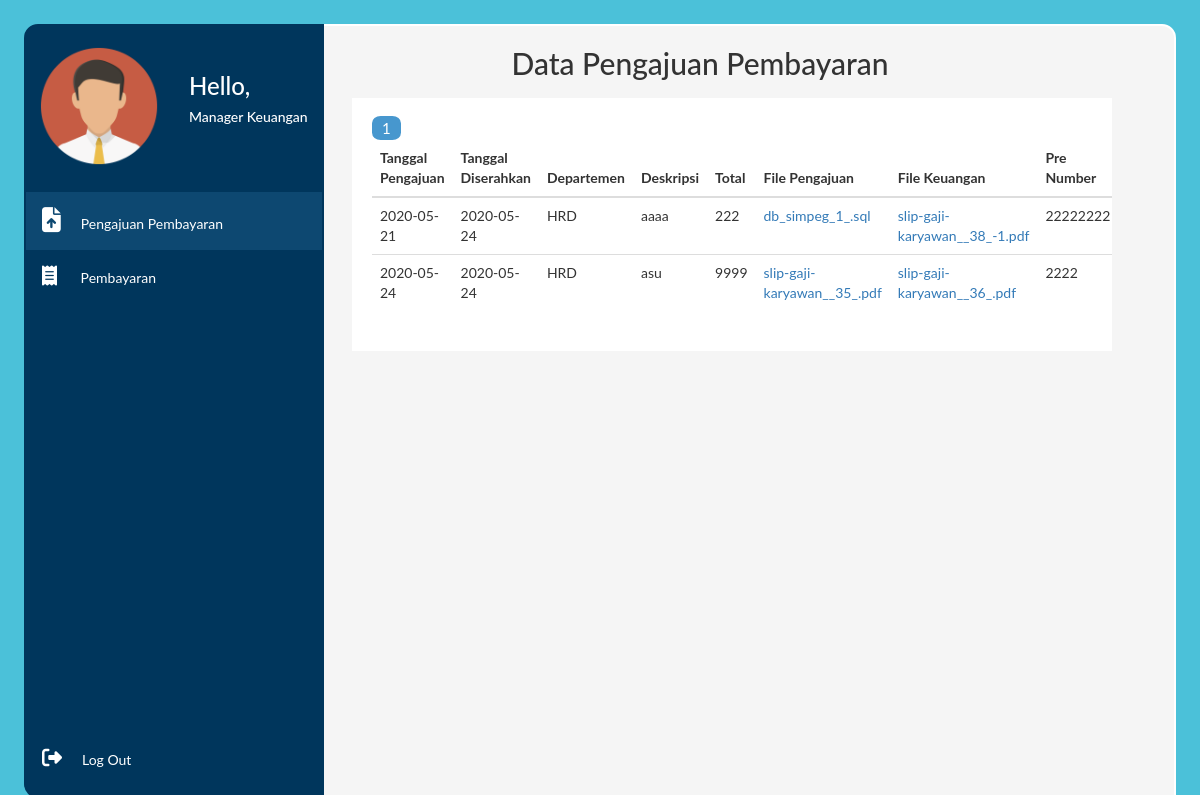
Page /src/manager_akuntansi/pengajuan.php (signed in) on the committed database.
### tables this page shows
CREATE TABLE `pembayaran` (
  `id_pembayaran` int(11) NOT NULL,
  `deskripsi` varchar(255) NOT NULL,
  `total` int(14) NOT NULL,
  `tgl_pengajuan` date NOT NULL,
  `tgl_serah` date NOT NULL,
  `departemen` varchar(25) NOT NULL,
  `pre_number` varchar(12) NOT NULL,
  `status` varchar(20) NOT NULL,
  `file_name_HR` varchar(100) NOT NULL,
  `file_size_HR` int(20) NOT NULL,
  `file_type_HR` varchar(10) NOT NULL,
  `file_name_Keuangan` varchar(100) NOT NULL,
  `file_size_Keuangan` int(20) NOT NULL,
  `file_type_Keuangan` varchar(10) NOT NULL,
  `file_name_Bayar` varchar(100) NOT NULL,
  `file_size_Bayar` int(20) NOT NULL,
  `file_type_Bayar` varchar(10) NOT NULL
);

### src/config.php (called while the page is built, shortened)
<?php
$host = 'localhost';
$user = 'root';
$password = '';
$db = 'db_simpeg';
$conn = mysqli_connect($host, $user, $password, $db);
function query($query){
    global $conn;
    $result = mysqli_query($conn, $query);
    $rows = [];
    while( $row = mysqli_fetch_assoc($result)){
        $rows[] = $row;
    }
    return $rows;
}
?>

### src/manager_akuntansi/pengajuan.php (the view, shortened to what this page needs)
<?php
  require '../config.php';
  $jumlahDataPerHalaman = 8;
  $jumlahData = count(query("SELECT * FROM pembayaran"));
  $jumlahHalaman = ceil($jumlahData / $jumlahDataPerHalaman);
  $halamanAktif = ( isset($_GET["page"]) ) ? $_GET["page"] : 1;
  $awalData = ($jumlahDataPerHalaman * $halamanAktif) - $jumlahDataPerHalaman;
?>
<!DOCTYPE html>
<html>
<head>
	<link rel="stylesheet" href="https://maxcdn.bootstrapcdn.com/bootstrap/3.4.1/css/bootstrap.min.css">
	<link rel="stylesheet" type="text/css" href="../../assets/css/bagian_hr/sreport.css">
</head>
<body>
<div class="konten">
  <div class="sidebar">
    <div clas="container">
      <div class="row">
        <div class="col-md-6">
            <img src="../../assets/img/manager_kuntansi.png" style="width: 90% ; height : 90%;margin-top:15%;margin-left:10%;margin-bottom:20%">
        </div>
        <div class="col-md-6">
          <h3 style="padding-top:20%;color:white"> Hello, </h3>
          <h5 style="padding-bottom:5%;color:white"> Manager Keuangan </h5>
        </div>
      </div>
    </div>
    <a class="active"  style="color:white" href="./pengajuan.php"><i class='fas fa-file-upload' style='font-size:25px;margin-right:20px'></i>Pengajuan Pembayaran</a>
    <a  href="./pembayaran.php" style="color:white" ><i class='fas fa-receipt' style='font-size:20px;margin-right:20px'></i> Pembayaran</a>
    <div class="logout">
      <a href="../logout.php" style="color:white" ><i class="fas fa-sign-out-alt" style='font-size:20px;margin-right:20px'></i>Log Out</a>
    </div>
  </div>
  <div class="content">
    <h2 style="text-align:center">Data Pengajuan Pembayaran</h2>
    <div class="content-isi">
    <table class="table table-hover">
    <thead>
        <tr>
          <th scope="col">Tanggal Pengajuan</th>
          <th scope="col">Tanggal Diserahkan</th>
          <th scope="col">Departemen</th>
          <th scope="col">Deskripsi</th>
          <th scope="col">Total</th>
          <th scope="col">File Pengajuan</th>
          <th scope="col">File Keuangan</th>
          <th scope="col">Pre Number</th>
        </tr>
      </thead>
      <tbody>
      <?php
      $sql = $conn->query("SELECT * FROM pembayaran ORDER BY id_pembayaran LIMIT $awalData, $jumlahDataPerHalaman");
      if($sql->num_rows > 0){
        while($row = $sql->fetch_assoc()){
          if ($row["file_name_HR"] != NULL && $row["file_name_Keuangan"] == NULL && $row["file_name_Bayar"] == NULL){
            $status = '<span style="color:yellow"><b>Waiting</b></span>';
          }else{
            if ($row["file_name_HR"] != NULL && $row["file_name_Keuangan"] != NULL && $row["file_name_Bayar"] == NULL){
                $status = '<span style="color:green"><b>Approved</b></span>';
            }else{
                if ($row["file_name_HR"] != NULL && $row["file_name_Keuangan"] != NULL && $row["file_name_Bayar"] != NULL){
                    $status = '<span style="color:grey"><b>Paid</b></span>';
                }else{
                    $status = '<span style="color:red"><b>Pending</b></span>';
                }
            }
          }
          echo '
          <tr>
            <td>'.$row["tgl_pengajuan"].'</td>
            <td>'.$row["tgl_serah"].'</td>
            <td>'.$row["departemen"].'</td>
            <td>'.$row["deskripsi"].'</td>
            <td>'.$row["total"].'</td>
            <td><a href="../uploads/'.$row['file_name_HR'].'">'.$row['file_name_HR'].'</a></td>
            <td><a href="../uploads/'.$row['file_name_Keuangan'].'">'.$row['file_name_Keuangan'].'</a></td>
            <td>'.$row["pre_number"].'</td>
            <td>'.$status.'</td>
            <td style="text-align:center">
              <a href="pengajuan_edit.php?id_pembayaran='. $row['id_pembayaran'] .'"<button type="button" class="btn btn-success">Validasi</button>
            </td>
          </tr>
          ';
        }
      }else{
        echo '<tr><td colspan="5">Tidak ada data</td></tr>';
      }
      ?>
      <?php for($i=1; $i <= $jumlahHalaman; $i++) : ?>
          <?php if($i == $halamanAktif) : ?>
            <a href="?page=<?= $i; ?>" style="font-size: 15px;color:white"><mark> <?= $i; ?></mark> </a>
          <?php else : ?>
            <a href="?page=<?= $i; ?>"> <?= $i; ?> </a>
          <?php endif; ?>
      <?php endfor; ?>
      </tbody>
    </table>
    </div>
  </div>
</div>
</body>
</html>

### assets/css/bagian_hr/sreport.css (style rules this page uses)
body { font-family: monospace;background-color: #4bc1d9;overflow: hidden;height: 600px; }
.konten { margin-left:2%; margin-top:2%; margin-right:2%; margin-bottom: 80%; }
.content { background-color: #f5f5f5; border: 2px solid #ffff; padding: 20px; border-top-right-radius: 14px; padding-right: 20%; height: 200px; }
.sidebar { border: 2px solid #00365c; border-top-left-radius: 14px; }
body { margin: 0; font-family: "Lato", sans-serif; }
.sidebar { margin: 0; padding: 0; width: 300px; background-color: #00365c; position: fixed; height: 93%; border: 2px solid #00365c; border-bottom-left-radius: 14px; overflow: hidden; }
.sidebar a { display: block; color: black; padding: 16px; text-decoration: none; }
.sidebar a.active { background-color: #0d4871; color: white; }
div.content { margin-left: 200px; padding: 1px 16px; height: 808px; border-bottom-right-radius: 14px; }
.logout { position: absolute; width: 100%; bottom: 10px; }
.content-isi { margin-left: 12%; margin-right: 5%; overflow:auto; margin-top:2%; background-color: white; padding : 20px; }
mark { background-color: #4797ce; border-radius: 30%; color:white; padding-left :10px; padding-right :10px; }

### rows in the picture
pembayaran: tgl_pengajuan "2020-05-21", tgl_serah "2020-05-24", departemen "HRD", deskripsi "aaaa", total "222", file_name_HR "db_simpeg_1_.sql", file_name_Keuangan "slip-gaji-karyawan__38_-1.pdf", pre_number "22222222"
pembayaran: tgl_pengajuan "2020-05-24", tgl_serah "2020-05-24", departemen "HRD", deskripsi "asu", total "9999", file_name_HR "slip-gaji-karyawan__35_.pdf", file_name_Keuangan "slip-gaji-karyawan__36_.pdf", pre_number "2222"
